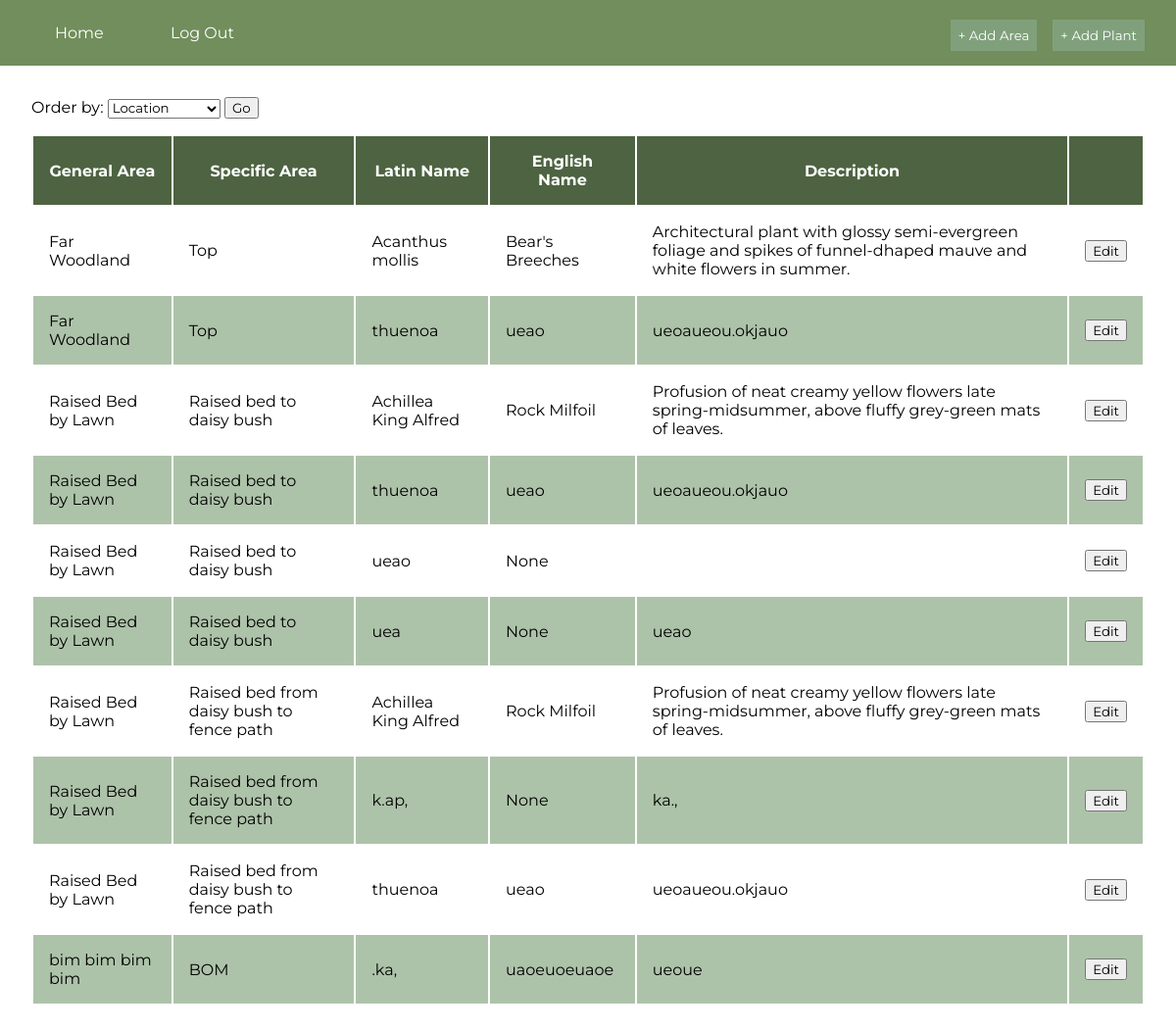
Page /location (signed in) on the committed database.
### plants/models.py (models this page shows, shortened)
class Area(models.Model):
    name = models.CharField(max_length=100)

class SpecificArea(models.Model):
    name = models.CharField(max_length=100)
    general_area = models.ForeignKey(
            'Area',
            on_delete=models.CASCADE,
            related_name='specific_areas',
            related_query_name='specific_area',
            )

class Plant(models.Model):
    latin_name = models.CharField(max_length=100,blank=True,null=True)
    english_name = models.CharField(max_length=100,blank=True,null=True)
    description = models.TextField(blank=True,null=True)
    size = models.CharField(max_length=100,blank=True,null=True)
    care = models.TextField(blank=True,null=True)
    where = models.ManyToManyField(
            'SpecificArea',
            related_name='plants',
            related_query_name='plant',
            )

### plants/views.py (the view)
# urls.py: path('location', PlantOrderByLocationView.as_view(), name='order_by_location'),
class PlantOrderByLocationView(ListView):
    model = Area
    template_name = 'location.html'
    context_object_name = 'all_areas'
    class Meta:
        ordering = ['name', 'specific_area__name', 'specific_area__plant__latin_name']

### templates/location.html (shortened to what this page needs)
{% extends 'base.html' %}
{% block content %}
<p>
Order by:
<select>
    <option name="location" value="location" selected>Location</option>
</select>
<button onclick="sort()">Go</button>
</p>
<table>
    <thead>
        <th>General Area</th>
        <th>Specific Area</th>
        <th>Latin Name</th>
        <th>English Name</th>
        <th>Description</th>
        <th></th>
    </thead>
    {% for ar in all_areas %}
    {% for sp  in ar.specific_areas.all %}
    {% for plant in sp.plants.all %}
    <tr>
        <td>{{ ar.name }}</td>
        <td>{{ sp.name }}</td>
        <td>{{ plant.latin_name }}</td>
        <td>{{ plant.english_name }}</td>
        <td>{{ plant.description }}</td>
        <td>
            <a href="{% url 'edit_plant' plant.pk %}"><button>Edit</button></a>
        </td>
    </tr>
    {% endfor %}
    {% endfor %}
    {% endfor %}
</table>
{% endblock content %}

### templates/base.html (shortened to what this page needs)
<html>
    <head>
    </head>
    <header>
        <a href="{% url 'home' %}">Home</a>
        {% if user.is_authenticated or request.path == "/account/login/" %}
        <a href="{% url 'logout' %}">Log Out</a>
        {% endif %}
        <a href="{% url 'add_plant' %}"><button>+ Add Plant</button></a>
        <a href="{% url 'which_area' %}"><button>+ Add Area</button></a>
    </header>
    {% if user.is_authenticated or request.path == "/account/login/" %}
    <main>
        {% block content %}
        {% endblock content %}
    </main>
    {% else %}
    <main>
    <p>You need to log in!</p>
    <a href="{% url 'login' %}">Click here</a>
    </main>
    {% endif %}
</html>

### templates/base.html (style rules this page uses)
* { font-family: Montserrat; }
:root { --darkest: #4D6341; --darker: #4F6B47; --mid: #718E5C; --lighter: #80A07C; --lightest: #ADC3A9; }
html, body { margin: 0; }
header { background: var(--mid); padding: 1.5rem; color: white; }
header a { text-decoration: none; color: inherit; margin: 0 2rem; }
header button { cursor: pointer; float: right; margin: 0 .5rem; background: var(--lighter); color: white; padding: .5rem; border: none; margin-top: -0.25rem; }
main { margin: 2rem; }

### templates/location.html (style rules this page uses)
th { background-color: var(--darkest); color: white; }
thead * { position: sticky; top: .5rem; }
tr:nth-child(even) { background: var(--lightest); }
td, th { padding: 1rem; }
tr button { cursor: pointer; }

### rows in the picture
Area: name "Far Woodland"
SpecificArea: name "Top"
Plant: latin_name "Acanthus mollis", english_name "Bear's Breeches", description "Architectural plant with glossy semi-evergreen foliage and spikes of funnel-dhaped mauve and white flowers in summer."
Plant: latin_name "thuenoa", english_name "ueao", description "ueoaueou.okjauo"
Area: name "Raised Bed by Lawn"
SpecificArea: name "Raised bed to daisy bush"
Plant: latin_name "Achillea King Alfred", english_name "Rock Milfoil", description "Profusion of neat creamy yellow flowers late spring-midsummer, above fluffy grey-green mats of leaves."
Plant: latin_name "ueao", english_name "None"
Plant: latin_name "uea", english_name "None", description "ueao"
SpecificArea: name "Raised bed from daisy bush to fence path"
Plant: latin_name "k.ap,", english_name "None", description "ka.,"
Area: name "bim bim bim bim"
SpecificArea: name "BOM"
Plant: latin_name ".ka,", english_name "uaoeuoeuaoe", description "ueoue"
